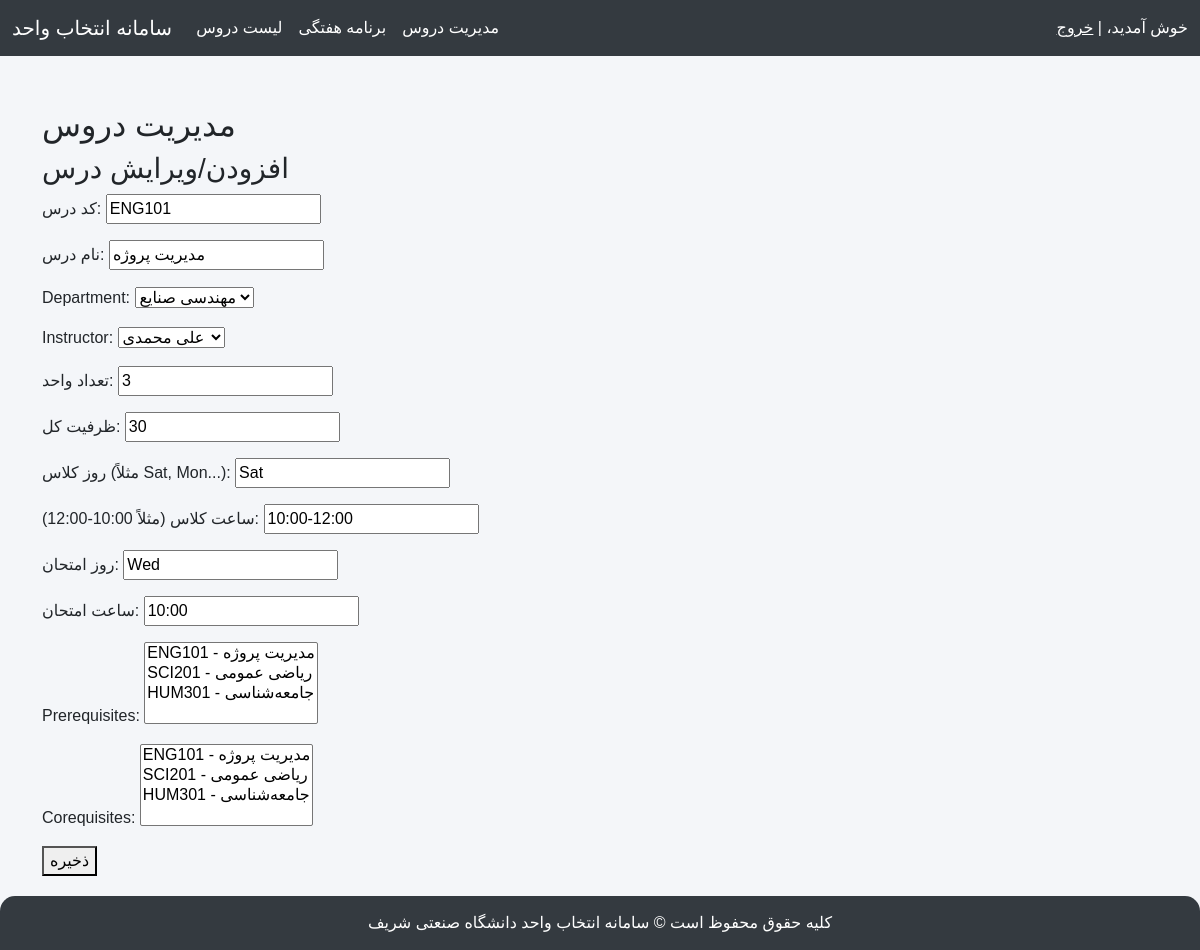
The page /manage/courses/edit/1/ (signed in) on the database its author committed.
### course_app/models.py (models this page shows, shortened)
class Course(models.Model):
    course_code = models.CharField(max_length=20, unique=True, verbose_name="کد درس")
    course_name = models.CharField(max_length=200, verbose_name="نام درس")
    department = models.ForeignKey(Department, on_delete=models.CASCADE, related_name='courses')
    instructor = models.ForeignKey(Instructor, on_delete=models.SET_NULL, null=True, blank=True)
    credits = models.PositiveIntegerField(default=3, verbose_name="تعداد واحد")
    capacity = models.PositiveIntegerField(default=30, verbose_name="ظرفیت کل")
    class_day = models.CharField(max_length=50, verbose_name="روز کلاس (مثلاً Sat, Mon...)")
    class_time = models.CharField(max_length=50, verbose_name="ساعت کلاس (مثلاً 10:00-12:00)")
    exam_day = models.CharField(max_length=50, verbose_name="روز امتحان", blank=True)
    exam_time = models.CharField(max_length=50, verbose_name="ساعت امتحان", blank=True)
    prerequisites = models.ManyToManyField('self', symmetrical=False, related_name='is_prerequisite_for', blank=True)
    corequisites = models.ManyToManyField('self', symmetrical=False, related_name='is_corequisite_for', blank=True)
    def __str__(self):
        return f"{self.course_code} - {self.course_name}"

### course_app/views.py (the view)
# urls.py: path('manage/courses/edit/<int:course_id>/', add_or_edit_course_view, name='edit_course'),
@login_required
@user_passes_test(is_admin)
def add_or_edit_course_view(request, course_id=None):
    if course_id:
        course = get_object_or_404(Course, id=course_id)
    else:
        course = None
    if request.method == 'POST':
        form = CourseForm(request.POST, instance=course)
        if form.is_valid():
            form.save()
            if course_id:
                messages.success(request, "درس با موفقیت ویرایش شد.")
            else:
                messages.success(request, "درس جدید با موفقیت افزوده شد.")
            return redirect('manage_courses')
    else:
        form = CourseForm(instance=course)
    return render(request, 'manage_courses.html', {'form': form, 'edit_mode': True})

### course_app/forms.py
class CourseForm(forms.ModelForm):
    class Meta:
        model = Course
        fields = [
            'course_code', 'course_name', 'department', 'instructor', 'credits',
            'capacity', 'class_day', 'class_time', 'exam_day', 'exam_time',
            'prerequisites', 'corequisites'
        ]

### course_app/models.py (called while the page is built)
    def __str__(self):
        return self.name

    def __str__(self):
        return f"{self.first_name} {self.last_name}"

### course_app/views.py (called while the page is built)
def is_admin(user):
    return user.is_staff or user.is_superuser

### course_app/templates/manage_courses.html (shortened to what this page needs)
{% extends 'base.html' %}
{% block content %}
<h2>مدیریت دروس</h2>
{% if edit_mode %}
<h3>افزودن/ویرایش درس</h3>
<form method="post">
    {{ form.as_p }}
    <button type="submit">ذخیره</button>
</form>
{% endif %}
{% endblock %}

### course_app/templates/base.html (style rules this page uses)
body { font-family: 'Vazir', sans-serif; background-color: #f4f6f9; }

### rows shown on the page
Course: course_code "ENG101", course_name "مدیریت پروژه", department "مهندسی صنایع", instructor "علی محمدی", credits "3", capacity "30", class_day "Sat", class_time "10:00-12:00", exam_day "Wed", exam_time "10:00"
